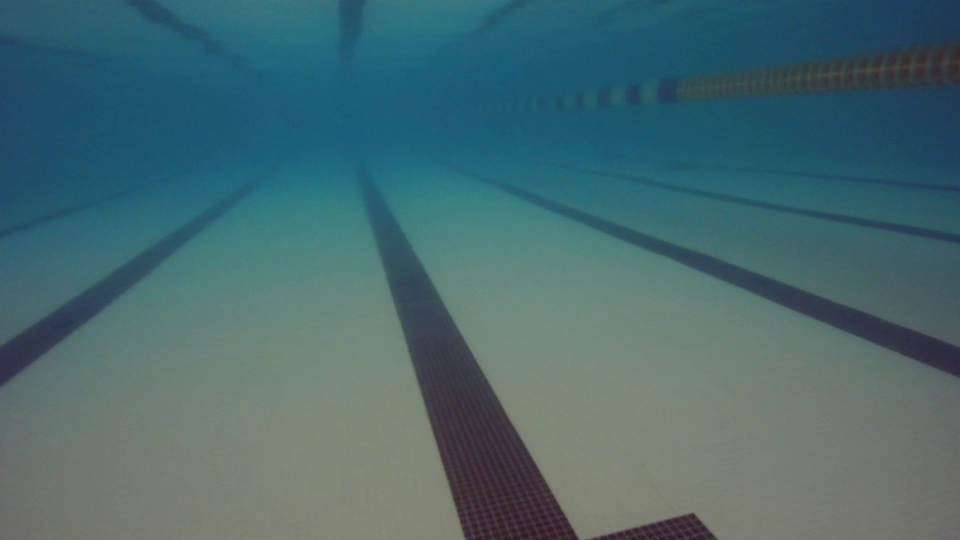
#> input picture rov_pool.jpg, 1920 x 1080 px (shown at 1/2 size)
$ jupyter execute line_drawer_tester.ipynb
#> lines starting #> are read from the running program, lines starting #| are printed output that depends on the picture; after the words box and inside, x2 and y2 are one past the last pixel; in counts of white or black regions, pixels touching at a corner belong together
[cell 1]
import cv2
import numpy as np
import matplotlib.pyplot as plt
import random as rand
img = cv2.imread('rov_pool.jpg')
#> img is the input picture: shape (1080, 1920, 3); mean B, G, R 110.9, 105.5, 72.6

[cell 2]
def Line_drawer(img):
    gray = cv2.cvtColor(img, cv2.COLOR_BGR2GRAY) # convert to grayscale
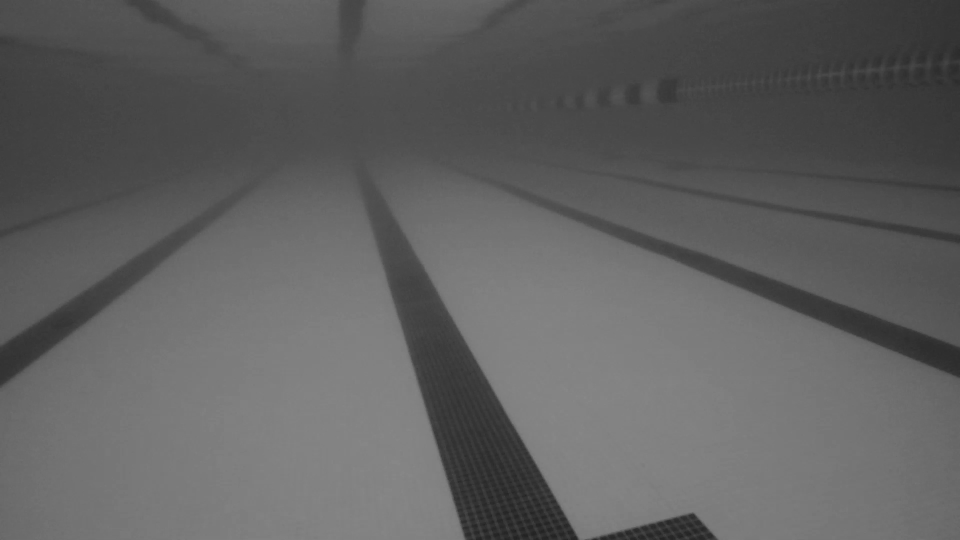
#> gray: shape (1080, 1920) (shown at 1/2 size); min 28, max 136, mean 96.3
    edges = cv2.Canny(gray, 35, 67) # detect edges using edge intensity of the gray version of the image.jpg, 30-70 or 35-67 suggested
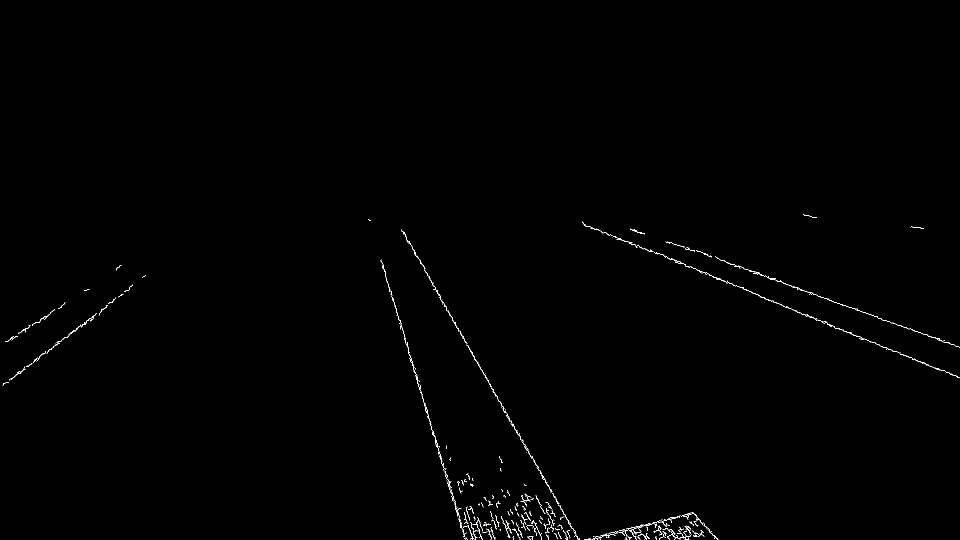
#> edges: shape (1080, 1920) (shown at 1/2 size); 0.38% white in thin lines or dots, all inside (x1, y1, x2, y2) = (5, 428, 1920, 1080)
    #  it detects the edges by establishing a color gradient along edges and using those gradients to define thin lines where edges should be,
    #  whether or not they are edges is then defined by whether the intensity of the shift in gradient is above or below certain thresholds
    #  that you define when calling Canny, so the second value you input is defined as the minimum threshold for gradient intensity,
    #  which if any edges have an intensity lower than that they are discarded, the second threshold is the maximum intensity,
    #  which establishes that for any edges with a greater gradient intensity they are instantly accepted as edges,
    #  and if some edges are in-between the thresholds, they are defined as edges or not based on whether they touch pixels that are a part of the edges.
    #  for the parameters I would suggest anywhere from 55-80 to 50-110


    slope_list=[]
    line_list=[]

    color_order=[(0,255,0),(0,0,255),(255,0,0),(100,100,100),(0,0,0),(150,30,90),(180,50,20)] #Color cycle list
    color_order=[(0,255,0),(0,255,0),(0,255,0),(0,255,0),(0,255,0),(0,255,0),(0,255,0)] # In case you want all green, yes this is a backwards solution
    i=0
    j=0

    lines = cv2.HoughLinesP(edges,10,np.pi/210,50,minLineLength=270,maxLineGap=25,) # detect lines
#> lines = [[1166, 446, 1914, 753], [808, 464, 960, 737], [800, 640, 921, 1055], [1393, 501, 1698, 615], [1389, 536, 1671, 656]]
    # takes in edges, an array of lines mapped in cartesian space onto the image resolution
    # also takes in Rho which is distance resolution
    # then it takes in Theta which is angular pixel resolution, note: only seems to work for pi/(k*30) values, where k is some natural number, idk why
    # then it takes in a threshold for lines it will show, only lines that get more than the thresholds votes will be shown. suggest to be 10
    # then it takes in minLineLength which states the minimum length required in pixels for a line to be shown
    # then it takes in maxLineGap which states the maximum distance between two lines in points in a line for those points to be considered apart of a single line


    if lines is not None:
        for line in lines:
            if line is not None and len(line) != 0:
                x1, y1, x2, y2 = line[0]
                if (x2-x1)!=0:
                    pass
                elif (x2-x1)==0:
                    x2+=.1

                slope=(y2-y1)/(x2-x1)
                slope_list.append(slope)
                line_list.append(([x1,y1,x2,y2]))
                i+=1
                i=i%6
                j+=1

                # [5 lines of commented-out code are left out]
                (cv2.line(img, (x1, y1), (x2, y2), color_order[i], 10))
                ##return(img) used to be here but after moving it out I now get like 200 lines, before the problem was that my plotter would only show one line so maybe this will fix it
            else:
                pass
        else:
            pass
#> this loop made 5 passes
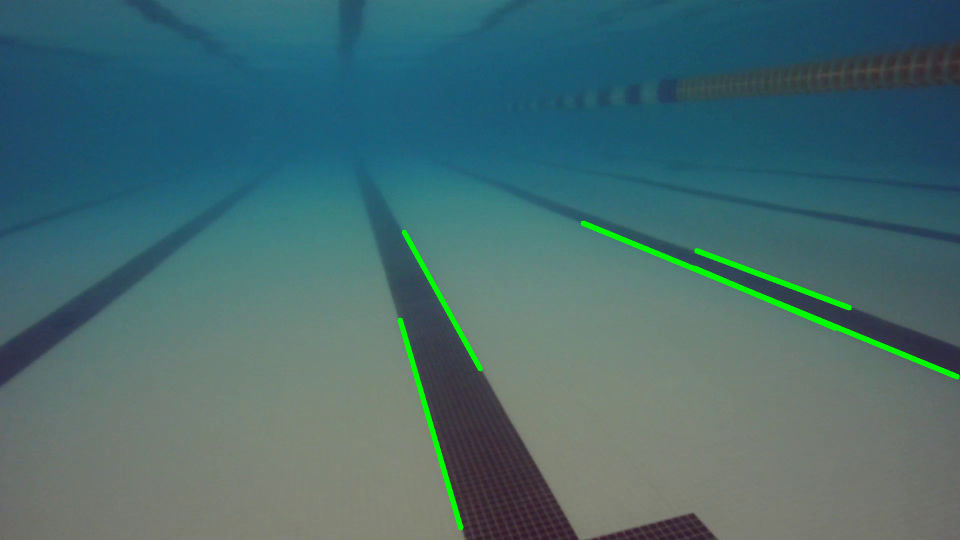
#> img: shape (1080, 1920, 3) (shown at 1/2 size); 1.02% of pixels changed, all inside (x1, y1, x2, y2) = (795, 441, 1920, 1061)
#> after the loop, i = 5; j = 5; line_list has the same summary as lines; slope_list = [0.41, 1.8, 3.43, 0.374, 0.426]
        return(img)
